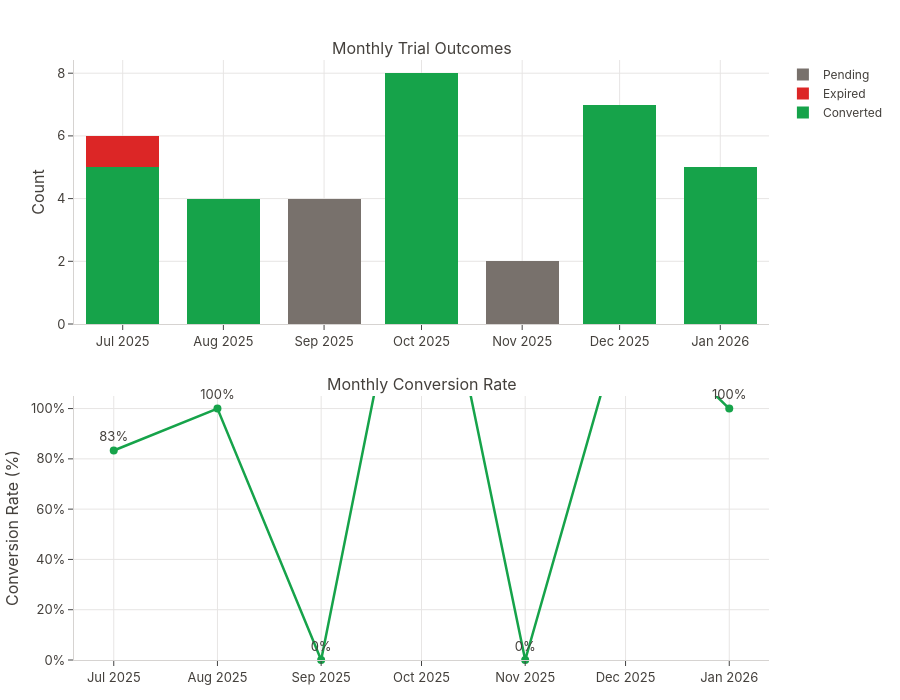

Write notebook code for a chart like this one.
### Code cell
reports.trials.plot_timeline(trial_df)

### Figure 1 — Plotly figure (JSON) as saved in the notebook; plotly's stock layout.template omitted (floating-point values rounded to 4 significant figures)
{"data": [{"marker": {"color": "#16A34A"}, "name": "Converted", "type": "bar", "x": ["2025-07", "2025-08", "2025-09", "2025-10", "2025-11", "2025-12", "2026-01"], "xaxis": "x", "y": [5, 4, 0, 8, 0, 7, 5], "yaxis": "y"}, {"marker": {"color": "#DC2626"}, "name": "Expired", "type": "bar", "x": ["2025-07", "2025-08", "2025-09", "2025-10", "2025-11", "2025-12", "2026-01"], "xaxis": "x", "y": [1, 0, 0, 0, 0, 0, 0], "yaxis": "y"}, {"marker": {"color": "#78716C"}, "name": "Pending", "type": "bar", "x": ["2025-07", "2025-08", "2025-09", "2025-10", "2025-11", "2025-12", "2026-01"], "xaxis": "x", "y": [0, 0, 4, 0, 2, 0, 0], "yaxis": "y"}, {"line": {"color": "#16A34A", "width": 2.5}, "marker": {"size": 8}, "mode": "lines+markers+text", "showlegend": false, "text": ["83%", "100%", "0%", "200%", "0%", "140%", "100%"], "textposition": "top center", "type": "scatter", "x": ["2025-07", "2025-08", "2025-09", "2025-10", "2025-11", "2025-12", "2026-01"], "xaxis": "x2", "y": [83.33, 100, 0, 200, 0, 140, 100], "yaxis": "y2"}], "layout": {"annotations": [{"font": {"size": 16}, "showarrow": false, "text": "Monthly Trial Outcomes", "x": 0.5, "xanchor": "center", "xref": "paper", "y": 1, "yanchor": "bottom", "yref": "paper"}, {"font": {"size": 16}, "showarrow": false, "text": "Monthly Conversion Rate", "x": 0.5, "xanchor": "center", "xref": "paper", "y": 0.44, "yanchor": "bottom", "yref": "paper"}], "barmode": "stack", "height": 700, "shapes": [{"line": {"color": "#78716C", "dash": "dot"}, "type": "line", "x0": 0, "x1": 1, "xref": "x2 domain", "y0": 50, "y1": 50, "yref": "y2"}], "xaxis": {"anchor": "y", "domain": [0, 1]}, "xaxis2": {"anchor": "y2", "domain": [0, 1]}, "yaxis": {"anchor": "x", "domain": [0.56, 1], "title": {"text": "Count"}}, "yaxis2": {"anchor": "x2", "domain": [0, 0.44], "range": [0, 105], "ticksuffix": "%", "title": {"text": "Conversion Rate (%)"}}}}
